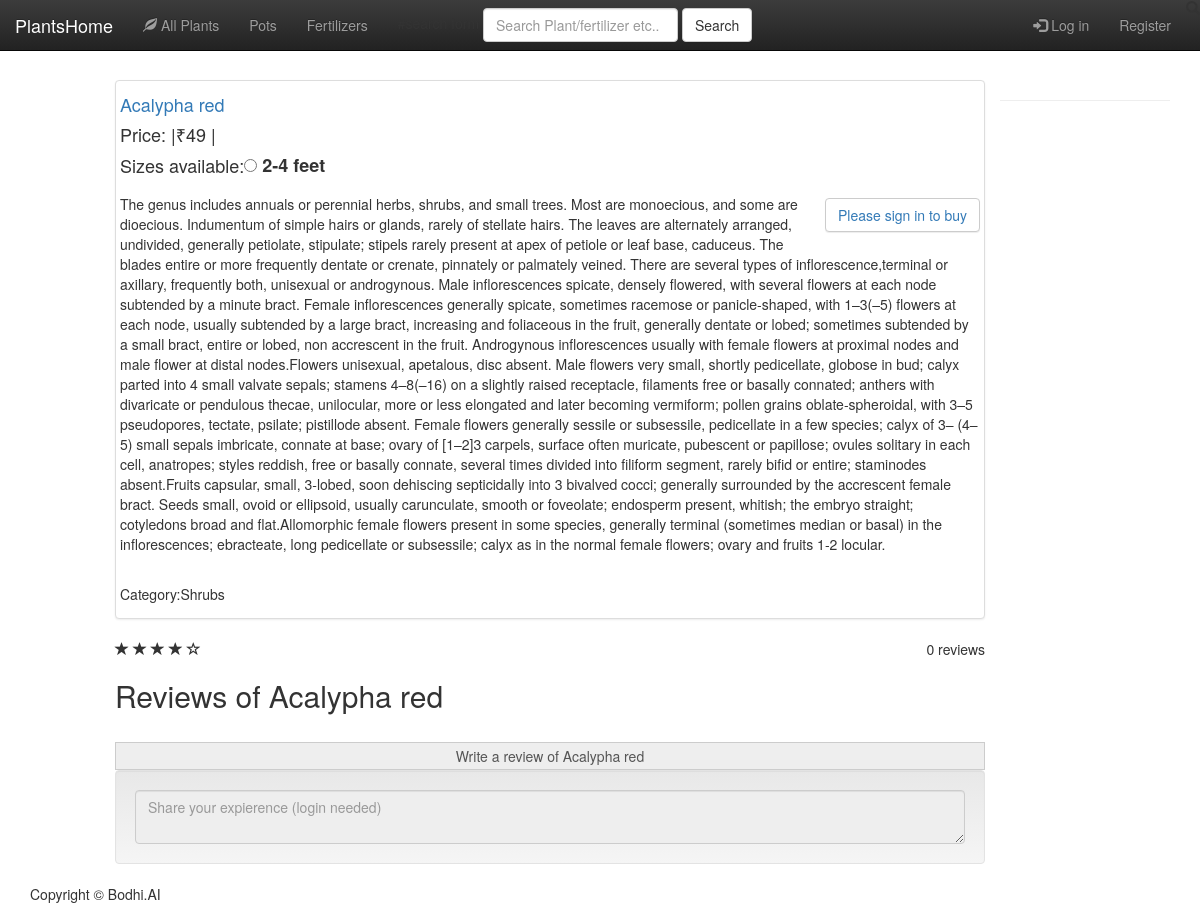
The app's page /8/ with its own data.
### firstone/models.py (models this page shows, shortened)
class Plant(models.Model):
    ornamental = 'Ornamental'
    herb = 'Herbs'
    shrub = 'Shrubs'
    fs = 'Flowering and Seasonal'
    tree = 'Trees'
    palm = 'Palm'
    fruit = 'Fruits'
    grass = 'Grass'
    bonsai = 'Bonsai'
    category_choice = ((ornamental,'Ornamental'),(herb,'Herbs'),(shrub,'Shrubs'),(fs,'Flowering and Seasonal'),
                       (tree,'Tree'),(palm,'Palm'),(fruit,'Fruits'),(grass,'Grass'),(bonsai,'Bonsai'))
    name = models.CharField(max_length=100)
    scientific_name = models.CharField(max_length=100)
    category = models.CharField(max_length=50, choices=category_choice, default=shrub, )
    description = models.TextField()
    image1 = models.ImageField(upload_to=upload_location, max_length=500, null=True, blank=True)
    image2 = models.ImageField(max_length=500, null=True, blank=True)
    image3 = models.ImageField(max_length=500, null=True, blank=True)
    image4 = models.ImageField(max_length=500, null=True, blank=True)

class PlantSize(models.Model):
    thick = 'Thick'
    thin = 'Thin'
    leaves = 'Leaves'
    ztfeet = '0-2 feet'
    tffeet = '2-4 feet'
    fsfeet = '4-6 feet'
    sefeet = '6-8 feet'
    etfeet = '8-10 feet'
    seed = 'Seedling'
    size_choice = ((thick, 'Thick'), (thin, 'Thin'), (ztfeet, '0-2 feet'),
                   (tffeet, '2-4 feet'), (fsfeet, '4-6 feet'), (sefeet, '6-8 feet'),
                   (etfeet, '8-10 feet'),(seed,'Seedling'))
    psize = models.ForeignKey(Plant, on_delete=models.CASCADE)
    size = models.CharField(max_length=100, choices=size_choice)
    price = models.IntegerField()

### firstone/views.py (the view, shortened to what this page needs)
# urls.py: url(r'^(?P<pk>[0-9]+)/$', views.detail, name='detail'),
def detail(request, pk):
    plant = get_object_or_404(Plant, pk=pk)
    rating_of_plant = plant.plantsize_set.all()
    user = request.user
    context = {'plant': plant, 'ratingofplant': rating_of_plant, }
    return render(request, 'firstone/detail.html', context, )

### firstone/templates/firstone/detail.html (shortened to what this page needs)
{% extends 'firstone/base.html' %}
{% load thumbnail %}
{% block content %}
<body>
<br><br><br><br>
            <div class="col-md-9 col-md-offset-1">
                <div class="thumbnail">
                    <div class="caption-full">
                        <h4><a href="#">{{plant.name}}</a>
                        </h4>
  </div>
                      <form method="post" action="{%url 'firstone:cart' %}"> {%csrf_token%}
                          <h4>Price: |{%for i in ratingofplant %}₹{{i.price}} |{%endfor%}</h4>
                        {%if plant.plantsize_set.all %}<h4>Sizes available:<div class="btn-group" role="group" aria-label="...">
                            {%for pl in plant.plantsize_set.all %}
  <input type="radio" name="choice" id="choice{{forloop.counter}}" value="{{pl.pk}}" />
                        <label for="choice{{forloop.counter}}">{{pl.size}}</label>
                            {%endfor%}  </div></h4>{%endif%}
                        <p class="pull-right"><input type="hidden" name="plantid" value="{{plant.pk}}">
                    {%if request.user.is_authenticated%}
                            <input type="submit" class="btn btn-default navbar-btn"  value="Add to Cart" >{%else%}
                            <button name="login" class="btn btn-default navbar-btn"><a href="{%url 'firstone:login'%}">Please sign in to buy</a></button>
                            {%endif%}
</p>
                        </form>
                        <p>{{plant.description}}</p><br>
                        <p>Category:{{plant.category}}</p>
                    </div>
                    <div class="ratings">
                        <p class="pull-right">{{plant.ratingplant_set.count}} reviews</p>
                        <p>
                            <span class="glyphicon glyphicon-star"></span>
                            <span class="glyphicon glyphicon-star"></span>
                            <span class="glyphicon glyphicon-star"></span>
                            <span class="glyphicon glyphicon-star"></span>
                            <span class="glyphicon glyphicon-star-empty"></span>
                        </p>
                    </div>
                     <h2> Reviews of {{plant.name}} </h2><br>
                <span class="input-group-addon" id="basic-addon1">Write a review of {{plant.name}}</span>
                <div  class="well " >
<textarea class="form-control"  name="rev"  placeholder="Share your expierence (login needed)"
                             {%if not request.user.is_authenticated %}disabled {% endif%}></textarea>
                        </div>
                </div>
    <div class="container">
        <hr>
        <footer>
            <div class="row">
                <div class="col-lg-12">
                    <p>Copyright &copy; Bodhi.AI</p>
                </div>
            </div>
        </footer>
    </div>
<link rel="stylesheet" type="text/css" href="//netdna.bootstrapcdn.com/bootstrap/3.1.1/css/bootstrap.min.css">
</body>
{% endblock %}

### records on screen
Plant: name "Acalypha red", description "The genus includes annuals or perennial herbs, shrubs, and small trees. Most are monoecious, and some are dioecious. Indumentum of simple hairs or glands, rarely of stellate hairs. The leaves are alternately arranged, undivided, generally petiolate, stipulate; stipels rarely present at apex of petiole or leaf base, caduceus. The blades entire or more frequently dentate or crenate, pinnately or palmately veined. There are several types of inflorescence,terminal or axillary, frequently both, unisexual or androgynous. Male inflorescences spicate, densely flowered, with several flowers at each node subtended by a minute bract. Female inflorescences generally spicate, sometimes racemose or…", category "Shrubs", ratingplant_set.count "0"
PlantSize: price "49", size "2-4 feet"
